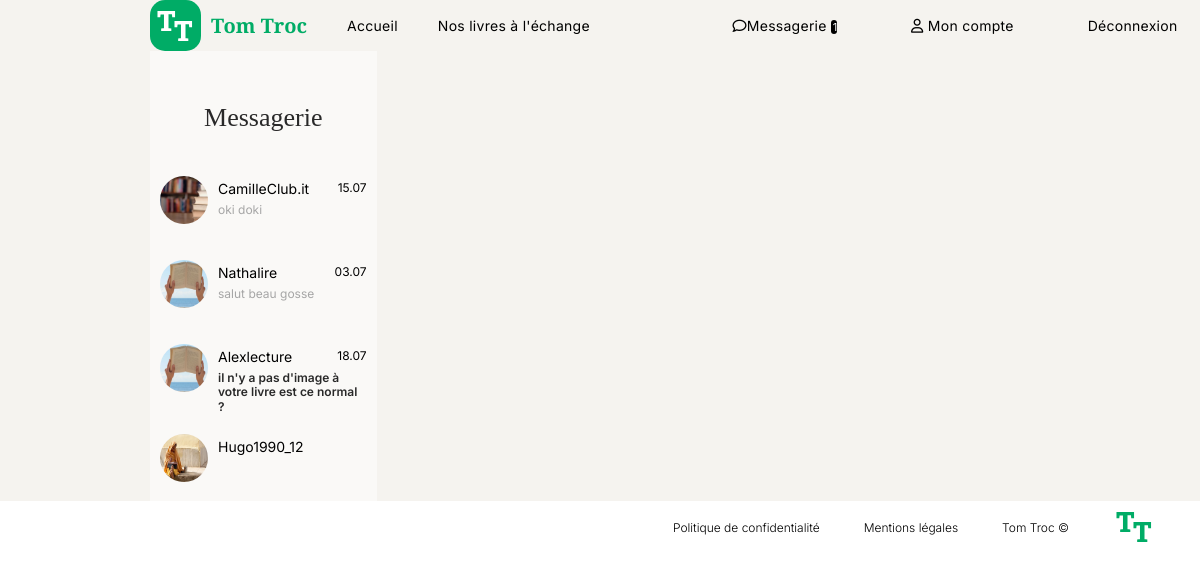
The page /index.php?action=Message (signed in) on the database as committed earlier.
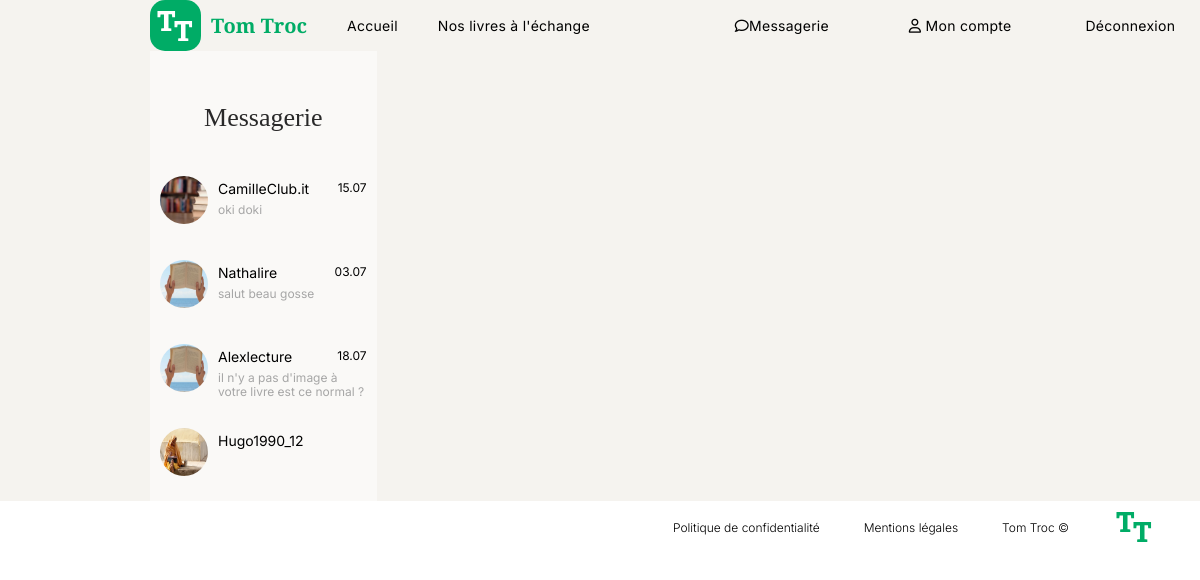
The same page on the database as committed later.
### tables this page shows
CREATE TABLE `users` (
  `id` int(11) NOT NULL,
  `pseudo` varchar(128) NOT NULL,
  `email` varchar(256) NOT NULL,
  `password` varchar(256) NOT NULL,
  `icon` text NOT NULL,
  `creation_date` date NOT NULL
);

CREATE TABLE `message` (
  `id` int(11) NOT NULL,
  `id_from` int(11) NOT NULL,
  `id_to` int(11) NOT NULL,
  `open_message` tinyint(1) NOT NULL,
  `content` text NOT NULL,
  `date` datetime NOT NULL
);

### views/View.php (called while the page is built, shortened)
<?php
class View
{
    public function render(string $viewName, array $params = []) : void
    {
        $viewPath = $this->buildViewPath($viewName);
        $content = $this->_renderViewFromTemplate($viewPath, $params);
        require(MAIN_VIEW_PATH);
    }
    private function _renderViewFromTemplate(string $viewPath, array $params = []) : string
    {
        if (file_exists($viewPath)) {
            extract($params);
            require($viewPath);
            return ob_get_clean();
        } else {
            throw new Exception("La vue '$viewPath' est introuvable.");
        }
    }
    private function buildViewPath(string $viewName) : string
    {
        return TEMPLATE_VIEW_PATH . $viewName . '.php';
    }
}

### controllers/MessageController.php (called while the page is built, shortened)
<?php
class MessageController {
    public function showMessagePage() :void
    {
        $idUser = $_SESSION['idUser'];
        $idTwitter = Utils::request('idTwitter', "");
        $messageManager = new MessageManager ;
        $users = $messageManager->getAllUsersTalkingWith($idUser);
        $lastContentnDate = $messageManager->getThreads($users, $idUser);
        $messages = $messageManager->getCurrentMessage($idTwitter, $idUser);
        $userTalking = $messageManager->getCurrentUser($idTwitter);
        $view = new View("Messagerie");
        $view->render("message", [
            'idUser' => $idUser,
            'userTalking' => $userTalking ,
            'users' => $users ,
            'messages' => $messages,
            'lastContentnDate' => $lastContentnDate]);
    }
}

### index.php (called while the page is built, shortened)
<?php
$action = Utils::request('action', 'home');
try {
    switch ($action) {
        case 'Message' :
            $messageController = new MessageController();
            $messageController->showMessagePage();
            break;
    }
} catch (Exception $e) {
    $errorView = new View('Erreur');
    $errorView->render('errorPage', ['errorMessage' => $e->getMessage()]);
}

### models/DBManager.php (called while the page is built, shortened)
<?php
class DBManager
{
    private static $instance;
    private $db;
    private function __construct()
    {
        $this->db = new PDO('mysql:host=' . DB_HOST . ';dbname=' . DB_NAME . ';charset=utf8', DB_USER, DB_PASS);
        $this->db->setAttribute(PDO::ATTR_ERRMODE, PDO::ERRMODE_EXCEPTION);
        $this->db->setAttribute(PDO::ATTR_DEFAULT_FETCH_MODE, PDO::FETCH_ASSOC);
    }
    public static function getInstance() : DBManager
    {
        if (!self::$instance) {
            self::$instance = new DBManager();
        }
        return self::$instance;
    }
    public function query(string $sql, ?array $params = null) : PDOStatement
    {
        if ($params == null) {
            $query = $this->db->query($sql);
        } else {
            $query = $this->db->prepare($sql);
            $query->execute($params);
        }
        return $query;
    }
}

### models/MessageManager.php (called while the page is built, shortened)
<?php
class MessageManager extends AbstractEntityManager
{
    public function getAllUsersTalkingWith($idUser) :?array
    {
        $sql = "SELECT id_From, id_To FROM message WHERE id_From =:id OR id_To = :id
        GROUP BY id_From, id_To ORDER BY date ASC";
        $result = $this->db->query($sql, ['id' => $idUser]);
        while ($idUsers = $result->fetch()) {
            if(!empty($idUsers['id_From'])) {
                $listId [] = $idUsers['id_From'];
                $listId [] = $idUsers['id_To'];
            }
        }
        $users = Null;
        if (isset($listId)){
            $listId = array_unique($listId);
            $manager = new UserManager();
            foreach($listId as $idTalkingUser)
            {
                if($idTalkingUser != $idUser) {
                    $users [] = $manager->getUserById($idTalkingUser);
                }
            }
        }
        return $users;
    }
    public function getLastMessageById($idTwitter, $id) : ?array
    {
        $sql = "SELECT content, date, open_message FROM message WHERE id_from = :idTwitter AND id_To = :id ORDER BY date DESC LIMIT 1";
        $result = $this->db->query($sql, ['idTwitter' => $idTwitter, 'id' => $id]);
        $lastMessage = $result->fetch();
        if (isset($lastMessage['date'])){
            $lastMessage['date'] = $this->setDateThreadToGoodFormat($lastMessage['date']);
            return $lastMessage;
        }
        $noMessage['date'] = "";
        $noMessage['content']="";
        $noMessage['open_message']=0;
        return $noMessage;
    }
    public function countNewMessages($id) : string {
        if(isset($id)){
            if( $id != "-1") {
                $sql = "SELECT SUM(open_message) AS nb FROM message WHERE id_To = :id";
                $result = $this->db->query($sql, ['id' => $id]);
                $tab = $result->fetch();
                if($tab['nb'] === "0" || $tab['nb'] === NULL) {
                    return "";
                }
                return $tab['nb'];
            }
        }
        return "";
    }
    public function setDateThreadToGoodFormat(string $date) : string  {
        if (date('Y') - date('Y', strtotime($date)) > 0){
            return date('d.m.Y', $date);
        }
        elseif (date('m') === date('m', strtotime($date)) && date('d') === date('d', strtotime($date))) {
            return date('H:i', strtotime($date));
        }
        else {
            return date('d.m', strtotime($date));
        }
    }
    public function getThreads(?array $users, int $idUser) : ?array {
        $lastContentnDate = NULL;
        if($users) {
            foreach ($users as $user){
                $lastContentnDate [] = $this->getLastMessageById($user->getId(), $idUser);
            }
        }
        return $lastContentnDate;
    }
    public function getCurrentMessage($idTwitter, $idUser) : ?array {
        $messages = [];
        return $messages;
    }
    public function getCurrentUser($idTwitter) : ?User {
        $userTalking = NULL;
        return $userTalking;
    }
}

### models/AbstractEntity.php (called while the page is built, shortened)
<?php
abstract class AbstractEntity
{
    private int $id = -1;
    protected function hydrate(array $data) : void
    {
        foreach ($data as $key => $value) {
            $method = 'set' . str_replace('_', '', ucwords($key, '_'));
        }
    }
    public function setId(int $id) : void
    {
        $this->id = $id;
    }
    public function getId() : int
    {
        return $this->id;
    }
}

### models/UserManager.php (called while the page is built, shortened)
<?php
class UserManager extends AbstractEntityManager
{
    public function getUserById(string $id) : ?User
    {
        $sql = "SELECT * FROM users WHERE id = :id";
        $result = $this->db->query($sql, ['id' => $id]);
        $user = $result->fetch();
        if ($user) {
            $user['icon'] = ICON_USER_PATH . $user['icon'];
            return new User($user);
        }
        return null;
    }
}

### models/User.php (called while the page is built, shortened)
<?php
class User extends AbstractEntity
{
    private string $pseudo="";
    private string $icon="img/icon/defaulticon.png";
    public function setPseudo(string $pseudo) : void
    {
        $this->pseudo = $pseudo;
    }
    public function getPseudo() : string
    {
        return $this->pseudo;
    }
    public function setIcon(string $icon) : void
    {
        $this->icon = $icon;
    }
    public function getIcon() : string
    {
        return $this->icon;
    }
}

### services/Utils.php (called while the page is built, shortened)
<?php
class Utils {
    public static function request(string $variableName, mixed $defaultValue = null) : mixed
    {
        return $_REQUEST[$variableName] ?? $defaultValue;
    }
}

### views/templates/message.php (the view, shortened to what this page needs)
<div id="pageMessage">
    <div id="messageList">
        <h2>Messagerie</h2>
        <?php
        $i=0;
        if(!isset($users)) :?>
            <p>Pas de message</p>
        <? else :
        foreach($users as $user){
            if($userTalking!==null) :
                if($user->getId() === $userTalking->getId()) : ?>
                    <a class="cardMessage changeBG" href="index.php?action=Message&idTwitter=<?=$user->getId()?>">
                <? else : ?>
                    <a class="cardMessage" href="index.php?action=Message&idTwitter=<?=$user->getId()?>">
                <? endif; ?>
            <? else : ?>
                <a class="cardMessage" href="index.php?action=Message&idTwitter=<?=$user->getId()?>">
            <? endif; ?>
                <img src="<?=$user->getIcon()?>" alt="<?=$user->getPseudo()?>">
                <div class="carDetail">
                    <div class="cardUpperLine">
                        <p class="pseudoMsg"><?=$user->getPseudo()?></p>
                        <p class="dateMsg"><?=$lastContentnDate[$i]['date']?></p>
                    </div>
                    <?if($lastContentnDate[$i]['open_message']) : ?>
                        <p class="partMessage unread"><?=$lastContentnDate[$i]['content']?></p>
                    <?else : ?>
                        <p class="partMessage"><?=$lastContentnDate[$i]['content']?></p>
                    <?endif;?>
                </div>
            </a>
        <?
        $i++;
        }
    endif; ?>
    </div>
    <div id="conversation">
        <div id="showThread">
        </div>
    </div>
</div>

### views/templates/main.php (shortened to what this page needs)
<?php
$action = Utils::request('action', '');
$nbMessages = "";
if(isset($_SESSION['idUser'])){
    $messageManager = new MessageManager();
    $nbMessages = $messageManager->countNewMessages($_SESSION['idUser']);
}
?>
<!DOCTYPE html>
<html lang="fr">
<head>
    <link rel="stylesheet" href="./css/style.css">
    <link rel="stylesheet" href="./css/homestyle.css">
    <link rel="stylesheet" href="https://cdnjs.cloudflare.com/ajax/libs/font-awesome/6.2.1/css/all.min.css"
>
</head>
<body>
    <header>
        <div class="divHeaderLeft">
            <svg width="51" height="51" class="d-block" role="img" focusable="false">
                <text x="8" y="30" font-family="Playfair Display" font-size="27" fill="white" stroke="white" stroke-width="2">
                    T
                </text>
                <text x="25" y="40" font-family="Playfair Display" font-size="27" fill="white" stroke="white" stroke-width="2">
                    T
                </text>
            </svg>
            <h1>Tom Troc</h1>
            <nav class = "headerLeftNav" aria-roledescription="Navigateur du site">
                <?= $action == ''  ? "<span>Accueil</span>" : "<a href='index.php'>Accueil</a>"; ?>
                <?= $action == 'library' ? "<span>Nos livres à l'échange</span>" : "<a href='index.php?action=library'>Nos livres à l'échange</a>";?>
            </nav>
        </div>
        <div class="divHeaderRight">
            <nav class="headerRightNav" aria-roledescription="Navigation utilisateur">
                <a href="index.php?action=Message"><i class="fa-regular fa-comment"></i>Messagerie</a>
                <p><?=$nbMessages?></p>
                <a href="index.php?action=myAccount"><i class="fa-regular fa-user"></i> Mon compte</a>
                <?php
                    if (isset($_SESSION['user'])) {
                        echo '<a href="index.php?action=disconnectUser">Déconnexion</a>';
                    }
                    else {
                        echo '<a href="index.php?action=connexion">Connexion</a>';
                    }
                    ?>
            </nav>
        </div>
    </header>
    <main>
        <?= $content  ?>
    </main>
    <footer>
        <nav>
            <a href="index.php?action=confPol">Politique de confidentialité</a>
            <a href="index.php?action=legalMentions">Mentions légales</a>
            <a href="index.php?action=home">Tom Troc ©</a>
        </nav>
        <svg width="51" height="51" class="d-block" role="img" focusable="false">
                <text x="8" y="30" font-family="Playfair Display" font-size="27" fill="#00AC66" stroke="#00AC66" stroke-width="2">
                    T
                </text>
                <text x="25" y="40" font-family="Playfair Display" font-size="27" fill="#00AC66" stroke="#00AC66" stroke-width="2">
                    T
                </text>
            </svg>
    </footer>
</body>
</html>

### css/style.css (style rules this page uses)
* { margin: 0; padding: 0; box-sizing: border-box; }
body { font-family: Inter, sans-serif; font-size: 14px; font-weight: 400; }
:root { --backgroundColor: #F5F3EF; --backgroundPaleColor : #FFFFFF; --backgroundPaleGrey : #FAF9F7; --defaultGreenColor : #00AC66; --variant2GreenColor : #006D41; --variant3GreenColor : #00AC66; --tagColor: #C56D6D; --textColor: black; --h2Color: #292929; --hamzaColor: #A6A6A6; --pBlue : #EDF2F6; }
h1 { font-size: 20px; font-weight: 600; font-family:'Playfair Display'; color: var(--defaultGreenColor); padding-left: 10px; }
h2 { font-family: 'Playfair Display'; font-size: 26px; font-weight: 400; line-height: 34.66px; padding-bottom: 20px; color: var(--h2Color); }
a { text-decoration: none; color:var(--textColor); }
body { max-width: 1440px; margin:auto; }
header { width: 100%; display: flex; flex-direction: row; background-color: var(--backgroundColor); }
header a { font-family: Inter; font-size: 14px; font-weight: 400; letter-spacing: 0.02em; }
.headerLeftNav { width: 60%; display: flex; }
footer { width: 100%; display: flex; flex-direction: row; justify-content: right; align-items: center; }
footer a { padding-right: 40px; font-family: Inter; font-size: 12px; font-weight: 300; }
footer svg { margin-right: 40px; }
.divHeaderLeft { width: 50%; height: auto; display: flex; flex-direction: row; justify-content: left; align-items: center; padding-left: 150px; }
.divHeaderLeft nav a, span { padding-left : 40px; white-space: nowrap; text-align: left; font-size: 14px; }
.divHeaderRight { width: 50%; display: flex; flex-direction: row; justify-content:center; align-items: center; }
.divHeaderRight nav { padding-left : 40px; }
.divHeaderRight nav a { padding-left : 70px; }

### css/homestyle.css (style rules this page uses)
:root { --backgroundColor: #F5F3EF; --backgroundPaleColor : #FFFFFF; --backgroundPaleGrey : #FAF9F7; --defaultGreenColor : #00AC66; --variant2GreenColor : #006D41; --variant3GreenColor : #00AC66; --tagColor: #C56D6D; --textColor: black; --h2Color: #292929; --hamzaColor: #A6A6A6; --pBlue : #EDF2F6; }
#pageMessage { width: 100% ; background-color: var(--backgroundColor); display: flex; }
#messageList { width: 22%; background-color: var(--backgroundPaleGrey); padding-top: 50px; margin-left: 150px; display: flex; flex-direction: column; }
#messageList h2 { text-align: center; }
.cardMessage { width: 100%; min-height: 84px; padding-top: 20px; background-color: var(--backgroundPaleGrey); display: flex; }
.cardMessage img { border-radius: 25px; width: 48px; height: 48px; margin-left: 10px; }
.carDetail { width: 70%; padding-left: 10px; padding-top: 5px; display: flex; flex-direction: column; }
.cardUpperLine { width: 100%; display: flex; justify-content: space-between; }
.pseudoMsg { font-size: 14px; line-height: 16.94px; text-align: left; }
.dateMsg { font-size: 12px; line-height: 14.52px; text-align: right; }
.partMessage { font-size: 12px; line-height: 14.52px; text-align: left; color : var(--hamzaColor); padding-top: 5px; text-overflow: ellipsis; }
.cardUpperLine p { width: 50%; }
#conversation { width: 78%; min-height: 450px; margin-left: 20px; padding-top: 50px; padding-bottom: 20px; display: flex; flex-direction : column; justify-content : end; }
#showThread { width: 100%; max-height: max-content; display: flex; justify-content: end; flex-direction: column; padding: 20px; overflow-y: auto; }
.headerRightNav p { display: inline-block; width: auto; height: auto; background-color: black; color: white; font-size: 11px; border-radius: 5px 5px; padding-left: 2px; }
.unread { font-weight: 600; color: var(--h2Color); }

Rows that differ between the two databases and show on the page:
changed message "il n'y a pas d'image à votre livre est ce normal ?": open_message 1 → 0 (drawn)
Other text that changed with them:
$nbMessages: "1" → (not shown)
